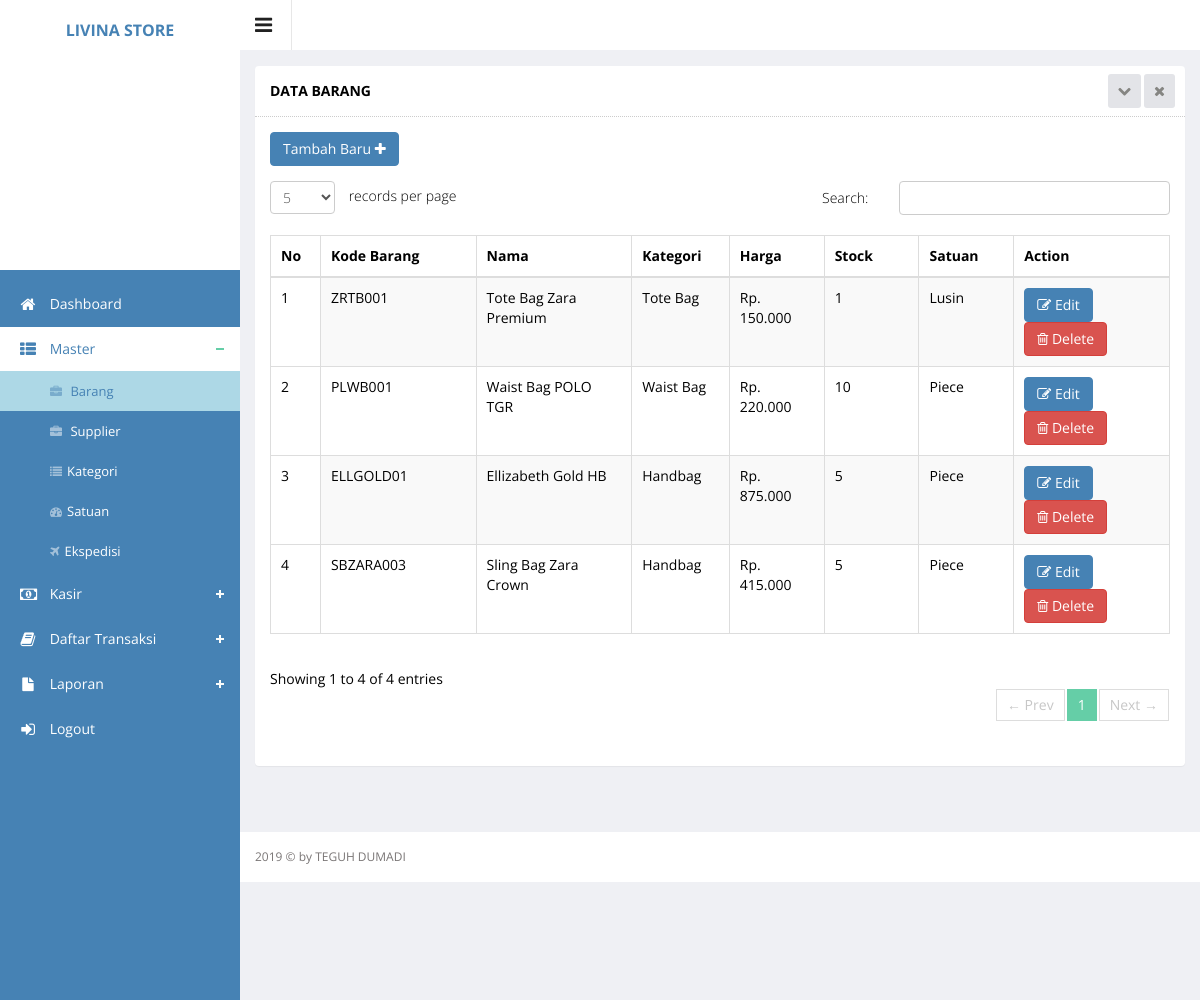
Page /index.php?hal=master/barang/list (signed in) on the earlier database version.
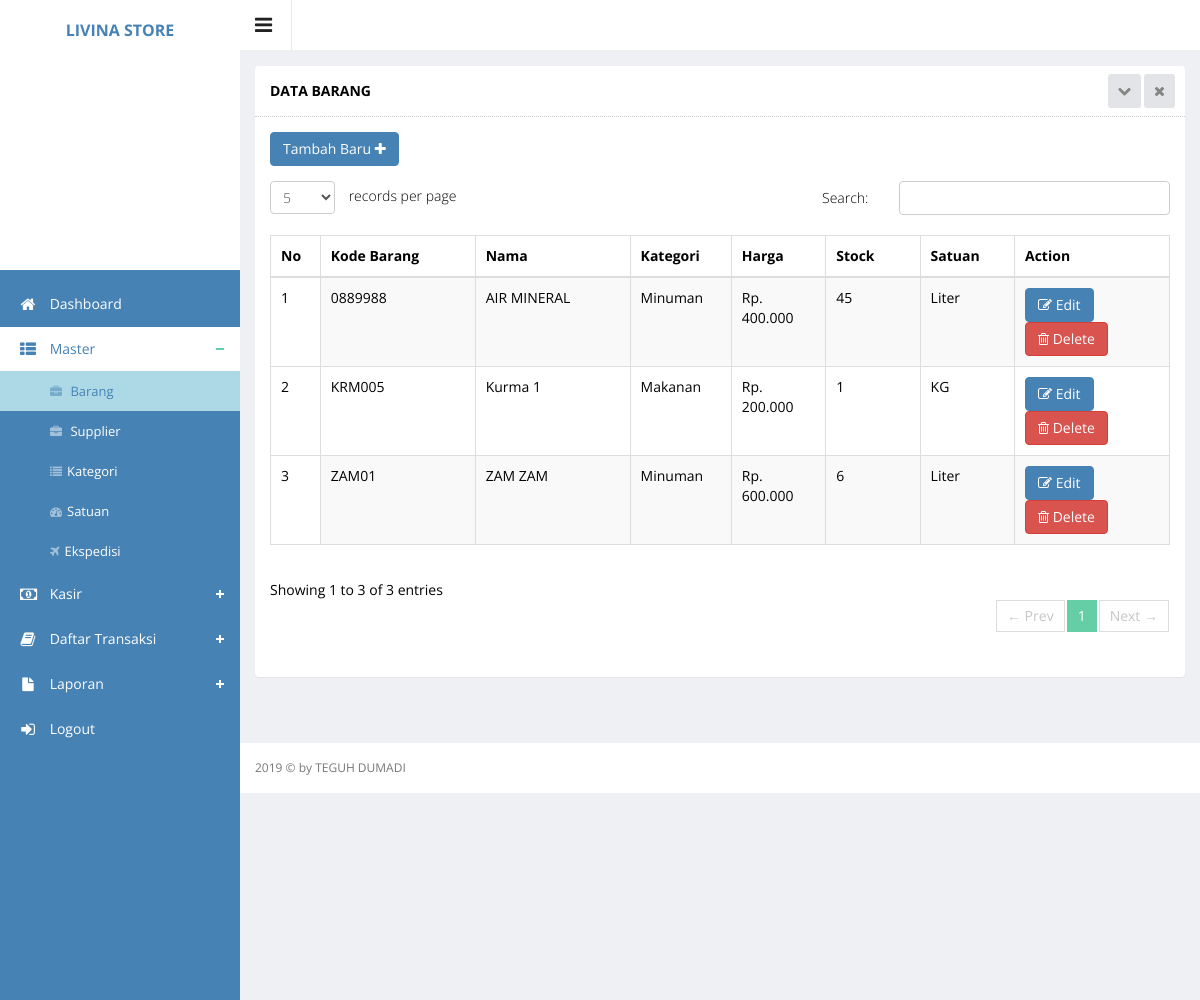
Same page on the later database version.
### tables this page shows
CREATE TABLE `barang` (
  `id` int(11) NOT NULL,
  `kdbrg` varchar(50) NOT NULL,
  `nmbrg` varchar(100) NOT NULL,
  `harga` int(11) NOT NULL,
  `stock` int(11) NOT NULL,
  `tanggal` datetime NOT NULL,
  `category_id` int(11) NOT NULL,
  `id_satuan` int(11) NOT NULL,
  `total_terjual` varchar(50) NOT NULL
);

CREATE TABLE `category` (
  `category_id` int(11) NOT NULL,
  `category_name` varchar(250) DEFAULT NULL,
  `category_status` enum('Y','N') DEFAULT NULL
);

CREATE TABLE `satuan` (
  `id_satuan` int(5) NOT NULL,
  `nmsatuan` varchar(50) NOT NULL
);

### function.php (called while the page is built)
<?php
function url($hal){
		$url = explode('/',$hal);
		return $url;
}
?>

### master/barang/list.php (the view, shortened to what this page needs)
<div class="wrapper">
    <div class="row">
        <div class="col-sm-12">
            <section class="panel">
                <header class="panel-heading">
                    Data Barang
                    <span class="tools pull-right">
                        <a href="javascript:;" class="fa fa-chevron-down"></a>
                        <a href="javascript:;" class="fa fa-times"></a>
                     </span>
                </header>
                <div class="panel-body">
                    <div class="adv-table editable-table ">
                        <div class="clearfix">
                            <div class="btn-group">
                                <a href="?hal=master/barang/add">
                                    <button data-toggle="modal" class="btn btn-primary">
                                        Tambah Baru <i class="fa fa-plus"></i>
                                    </button>
                                </a>
                            </div>
                        </div>
                        <table class="table table-striped table-hover table-bordered" id="editable-sample">
                            <thead>
                            <tr>
                                <th width="5%">No</th>
                                <th width="15%">Kode Barang</th>
                                <th width="15%">Nama</th>
                                <th width="10%">Kategori</th>
                                <th width="10%">Harga</th>
                                <th width="10%">Stock</th>
                                <th width="10%">Satuan</th>
                                <th width="15%">Action</th>
                            </tr>
                            </thead>
                            <tbody>
                            <?php
                            $no = 1;
                            $queryProduct = $connect->query("SELECT barang.id, barang.kdbrg, barang.nmbrg, barang.harga, barang.stock, category.category_id, category.category_name, satuan.id_satuan, satuan.nmsatuan
                             FROM barang
                             JOIN category ON barang.category_id = category.category_id
                             JOIN satuan ON barang.id_satuan = satuan.id_satuan
                             ORDER BY id DESC
                             ");
                            while ($rowProduct = mysqli_fetch_array($queryProduct)) {
                                ?>
                                 <tr class="">
                                 	<td><?php echo $no++ ?></td>
                                    <td><?php echo $rowProduct['kdbrg'] ?></td>
                                    <td><?php echo $rowProduct['nmbrg'] ?></td>
                                    <td><?php echo $rowProduct['category_name'] ?></td>
                                    <td>Rp. <?php echo number_format($rowProduct['harga'], 0, ',', '.'); ?></td>
                                    <td><?php echo $rowProduct['stock'] ?></td>
                                    <td><?php echo $rowProduct['nmsatuan'] ?></td>
                                    <td>
                                        <a href="?hal=master/barang/edit&id=<?php echo $rowProduct['id']; ?>">
                                            <button class="btn btn-primary" type="submit"><i class="fa fa-edit"
                                                                                             aria-hidden="true"></i>
                                                Edit
                                            </button>
                                        </a>
                                        <a href="?hal=master/barang/list&hapus=<?php echo $rowProduct['id']; ?>">
                                        <button class="btn btn-danger" type="submit" name="hapus"><i
                                                        class="fa fa-trash-o"></i> Delete
                                            </button>
                                        </a>
                                    </td>
                                </tr>
                            <?php } ?>
                            </tbody>
                        </table>
                    </div>
                </div>
            </section>
        </div>
    </div>
</div>

### index.php (shortened to what this page needs)
<?php
include 'function.php';
if (!empty($_SESSION["username"]) && !empty($_SESSION['password'])) {
    ?>
    <!DOCTYPE html>
    <html lang="en">
    <head>
        <link rel="stylesheet" type="text/css" href="assets/js/bootstrap-datepicker/css/datepicker-custom.css"/>
        <link rel="stylesheet" type="text/css" href="assets/js/bootstrap-timepicker/css/timepicker.css"/>
        <link rel="stylesheet" type="text/css" href="assets/js/bootstrap-colorpicker/css/colorpicker.css"/>
        <link rel="stylesheet" type="text/css" href="assets/js/bootstrap-daterangepicker/daterangepicker-bs3.css"/>
        <link rel="stylesheet" type="text/css" href="assets/js/bootstrap-datetimepicker/css/datetimepicker-custom.css"/>
        <link href="assets/js/iCheck/skins/square/square.css" rel="stylesheet">
        <link href="assets/js/iCheck/skins/square/red.css" rel="stylesheet">
        <link href="assets/js/iCheck/skins/square/blue.css" rel="stylesheet">
        <link href="assets/css/clndr.css" rel="stylesheet">
        <link rel="stylesheet" type="text/css" href="assets/css/bootstrap-fileupload.min.css" />
        <link rel="stylesheet" href="assets/js/morris-chart/morris.css">
        <link href="assets/css/css.css" rel="stylesheet">
        <link href="assets/css/style-responsive.css" rel="stylesheet">
    </head>
    <body class="sticky-header">
    <section>
        <?php include("sidebar.php"); ?>
        <div class="main-content">
            <?php include("header.php"); ?>
            <?php
            if (isset($_GET['hal']) && strlen($_GET['hal']) > 0) {
                $hal = str_replace(".", "/", $_GET['hal']) . ".php";
            } else {
                $hal = "dashboard.php";
            }
            if (file_exists($hal)) {
                include($hal);
            } else {
                include("dashboard.php");
            }
            ?>
            <?php include("footer.php"); ?>
        </div>
    </section>
    </body>
    </html>
    <?php
} else {
    header("Location: login.php");
}
?>

### sidebar.php (shortened to what this page needs)
    <div class="left-side sticky-left-side">
    <div class="logo">
        <a href="index.php"><img src="assets/images/logo.png" alt="">
        <p>LIVINA STORE</p>
        </a>
    </div>
    <div class="left-side-inner">
        <ul class="nav nav-pills nav-stacked custom-nav">
            <?php $data = url($_GET['hal']); ?>
            <li><a href="?hal=dashboard"><i class="fa fa-home"></i> <span>Dashboard</span></a></li>
            <li class="menu-list <?php echo ($data[1] == 'barang' || $data[1] == 'category' || $data[1] == 'satuan' || $data[1] == 'ekspedisi' ) ? 'nav-active' : ''; ?>">
                <a href="#"><i class="fa fa-th-list"></i> <span>Master</span></a>
                <ul class="sub-menu-list">
                    <li <?php echo $data[1] == 'barang' ? 'class=active' : ''; ?>><a href="?hal=master/barang/list"><i
                                    class="fa fa-briefcase"></i> Barang</a></li>
                    <li <?php echo $data[1] == 'supplier' ? 'class=active' : ''; ?>><a href="?hal=master/supplier/list"><i
                                    class="fa fa-briefcase"></i> Supplier</a></li>
                    <li <?php echo $data[1] == 'category' ? 'class=active' : ''; ?>><a href="?hal=master/category/list"><i
                                    class="fa fa-list"></i>Kategori</a></li>
                    <li <?php echo $data[1] == 'satuan' ? 'class=active' : ''; ?>><a href="?hal=master/satuan/list"><i
                                    class="fa fa-tachometer"></i>Satuan</a></li>
                    <li <?php echo $data[1] == 'ekspedisi' ? 'class=active' : ''; ?>><a href="?hal=master/ekspedisi/list"> <i
                                    class="fa fa-plane"> </i>Ekspedisi</a></li>
                </ul>
            </li>
            <li class="menu-list <?php echo ($data[1] == 'beli_langsung' || $data[1] == 'via_telepon') ? 'nav-active' : ''; ?>">
                <a href="#"><i class="fa fa-money"></i> <span>Kasir</span></a>
            </li>
             <li class="menu-list <?php echo ($data[1] == 'transaksi_langsung' || $data[1] == 'via_telepon') ? 'nav-active' : ''; ?>">
                <a href="#"><i class="fa fa-book"></i> <span>Daftar Transaksi</span></a>
            </li>
            <li class="menu-list <?php echo ($data[1] == 'laporan_product' || $data[1] == 'laporan_stock' || $data[1] == 'laporan_transaksi') ? 'nav-active' : ''; ?>">
                <a href="#"><i class="fa fa-file"></i> <span>Laporan</span></a>
            </li>
            <li><a href="logout.php"><i class="fa fa-sign-in"></i> <span>Logout</span></a></li>
        </ul>
    </div>
</div>

### header.php (shortened to what this page needs)
<div class="header-section">
    <a class="toggle-btn"><i class="fa fa-bars"></i></a>
</div>

### footer.php
<footer>
    2019 &copy; by TEGUH DUMADI
</footer>

Differences in the rows shown:
removed barang: kdbrg "SBZARA003", nmbrg "Sling Bag Zara Crown", category.category_name "Handbag", harga "415.000", stock "5", id_satuan.nmsatuan "Piece"
changed barang: kdbrg "ZRTB001" → "0889988"; nmbrg "Tote Bag Zara Premium" → "AIR MINERAL"; category.category_name "Tote Bag" → "Minuman"; harga "150.000" → "400.000"; stock "1" → "45"; id_satuan.nmsatuan "Lusin" → "Liter"
changed barang: kdbrg "PLWB001" → "KRM005"; nmbrg "Waist Bag POLO TGR" → "Kurma 1"; category.category_name "Waist Bag" → "Makanan"; harga "220.000" → "200.000"; stock "10" → "1"; id_satuan.nmsatuan "Piece" → "KG"
changed barang: kdbrg "ELLGOLD01" → "ZAM01"; nmbrg "Ellizabeth Gold HB" → "ZAM ZAM"; category.category_name "Handbag" → "Minuman"; harga "875.000" → "600.000"; stock "5" → "6"; id_satuan.nmsatuan "Piece" → "Liter"
Other differences:
text written by a page script: "records per page Search: Showing 1 to 4 of 4 entries ← Prev 1 Next →" → "records per page Search: Showing 1 to 3 of 3 entries ← Prev 1 Next →"
